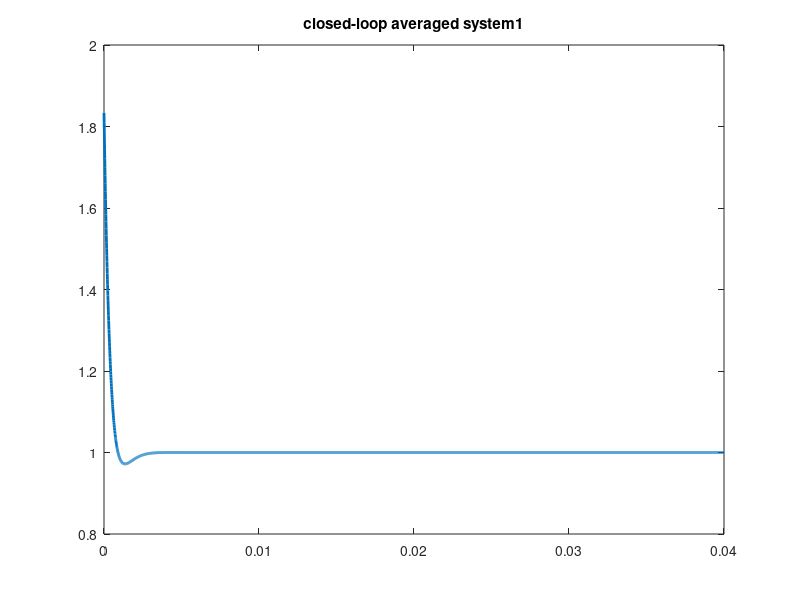
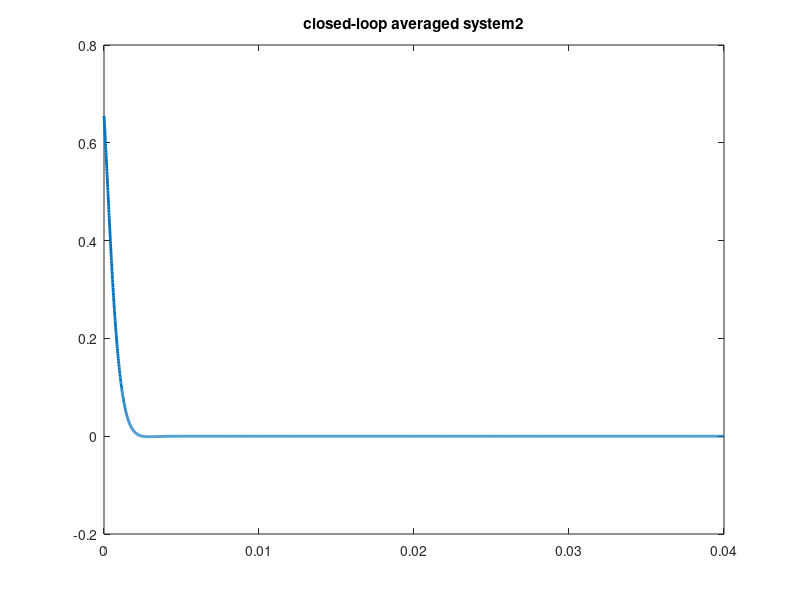

Write MATLAB code to recreate these figures, in order.
A=[0 22727.27;-2500 -1000];
B=[0 18181.82;75000 -100000];
C=[1 0];
D=[0];
K = [0.1047 1.7542;0.1136 1.3050];

perturbation=1*rand(1,2);
X = [20 0.4]+perturbation;
U = [0 0];
Z = [];
Time = [0];
tinterval=5;

A = A-B*K

sys=ss(A,B,C,D)

t = 0:0.00001:0.04;
perturbation=1*rand(1,2);
X0 = [0 0]+perturbation;
U = zeros(length(t),2);
[yca,tca,xca]=lsim(sys,U,t,X0');

y_eq=20
 yca=yca+y_eq
 
 figure(1)
plot(tca,xca(:,1)+1,'LineWidth',2)
title('closed-loop averaged system1')

figure(2)   
plot(tca,xca(:,2),'LineWidth',2)
title('closed-loop averaged system2')